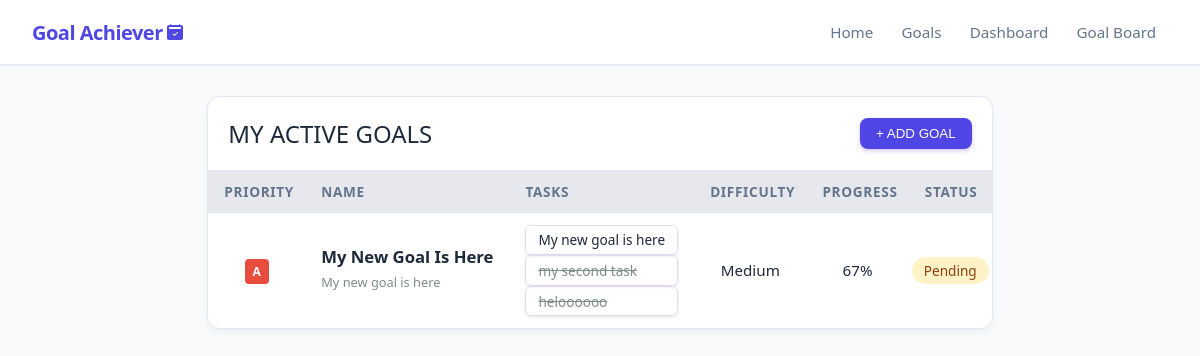
The app's page /goals, older data.
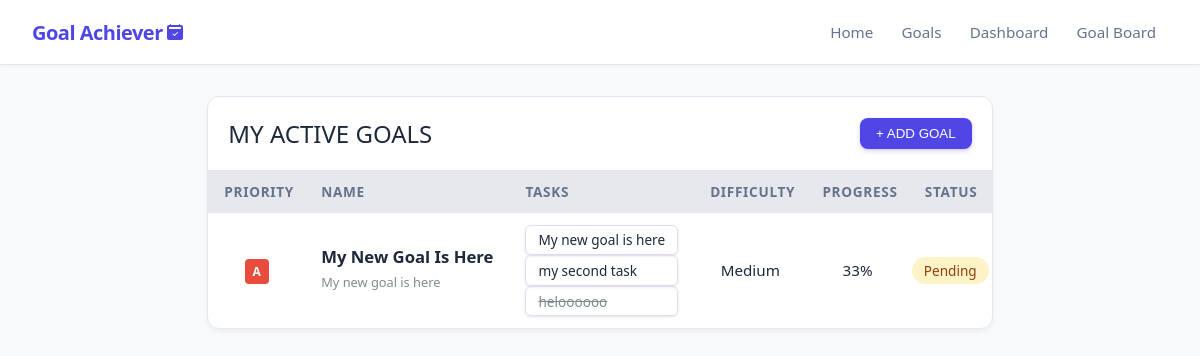
The same page, newer data.
### app/models_db.py (models this page shows, shortened)
class Task(db.Model):
    __tablename__ = 'tasks'
    id = db.Column(db.Integer, primary_key=True)
    text = db.Column(db.String(255), nullable=False)
    is_completed = db.Column(db.Boolean, default=False)
    goal_id = db.Column(db.Integer, db.ForeignKey('goals.id', ondelete='CASCADE'), nullable=False)

class Goal(db.Model):
    __tablename__ = 'goals'
    id = db.Column(db.Integer, primary_key=True)
    title = db.Column(db.String(100), nullable=False)
    description = db.Column(db.Text, nullable=False)
    is_completed = db.Column(db.Boolean, default=False)
    is_confirmed_finished = db.Column(db.Boolean, default=False)
    progress_percentage = db.Column(db.Float, default=0.0)
    difficulty = db.Column(db.String(20), nullable=False, default='Medium')
    priority = db.Column(db.String(1), nullable=False, default='b')
    created_at = db.Column(db.DateTime, default=datetime.now(timezone.utc), nullable=False)
    tasks = db.relationship('Task', backref='goal', cascade="all, delete-orphan", lazy=True)

### app/routes.py (the view)
@main.route('/goals')
def show_goals():
    goals = Goal.query.order_by(Goal.priority.asc()).all()
    return render_template('goals.html', goals=goals)

### app/templates/goals.html (shortened to what this page needs)
{% extends 'base.html' %}
{% block content %}
<div class="goal-container">
    <div class="table-container">
        <div class="bar-above-table">
            <h1>my active goals</h1>
            <button id="open_form_btn">+ ADD GOAL</button>
        </div>
        <table>
            <thead>
                <tr>
                    <th>Priority</th>
                    <th>Name</th>
                    <th>Tasks</th>
                    <th>Difficulty</th>
                    <th>Progress</th>
                    <th>Status</th>
                </tr>
            </thead>
            <tbody>
                {% for goal in goals %}
                    {% if not goal.is_completed or goal.is_completed %}
                        <tr class="clickable-row" data-href=" {{ url_for('main.view_goal', goal_id=goal.id) }}">
                            <td><span class="badge badge-{{ goal.priority }}">{{ goal.priority }}</span></td>
                            <td style="text-align: left; max-width: 200px;">
                                <h2 style="white-space: wrap; overflow: wrap;" class="{{'grey-out' if goal.is_confirmed_finished}}">
                                    {{ goal.title | truncate(30)}}
                                </h2>
                                <p style="color: #7f8c8d; max-width: 250px; font-size: 0.8rem; margin: 5px 0px;">{{ goal.description | truncate(90) or 'Nema opisa' }}</p>
                            </td>
                            <td>
                                {% if goal.tasks %}
                                <ul style="padding: 0px;">
                                    {% for task in goal.tasks[:3] %}
                                        {% if task %}
                                            <li class="task-cell">
                                                <label>
                                                    <span class="{% if task.is_completed %}completed-task{% endif %}">
                                                        {{ task.text }}
                                                    </span>
                                                </label>
                                            </li>
                                        {% endif %}
                                    {% endfor %}
                                </ul>
                                {% else %}
                                <small style="color: #b2bec3;">No tasks</small>
                                {% endif %}
                            </td>
                            <td>{{ goal.difficulty }}</td>
                            <td>{{ goal.progress_percentage | round | int }}%</td>
                            <td class="status-cell">
                                {% if goal.is_completed %}
                                <span class="status-done">Completed</span>
                                {% else %}
                                <span class="status-pending">Pending</span>
                                {% endif %}
                            </td>
                        </tr>
                    {% endif %}
                    {% else %}
                        <tr>
                            <td colspan="6" style="text-align: center; color: #7f8c8d;">You don't have any active goals right now.<br>Add your first goal above!</td>
                        </tr>
            {% endfor %}
            </tbody>
        </table>
    </div>
</div>
{% endblock %}

Row changes from the older to the newer data that the page shows:
changed Goal "My New Goal Is Here": progress_percentage "67" → "33"
changed Task "my second task": is_completed True → False (drawn)
